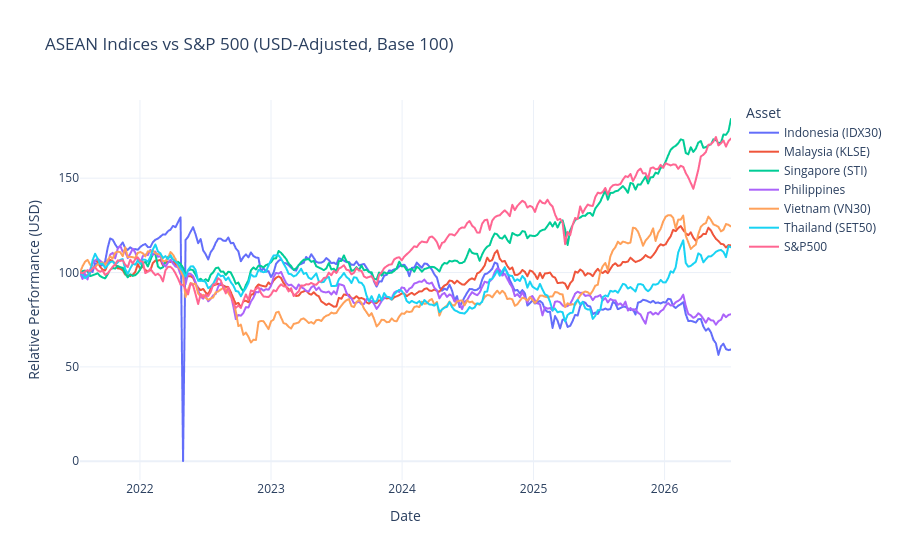

Write notebook code for a chart like this one.
### Code cell
# Base 100 normalization using the USD-adjusted values
usd_normalized_df = (dollar_adjusted_asean_indices_df / dollar_adjusted_asean_indices_df.iloc[0]) * 100

# Melt wide dataframe structure to long format for Plotly
df_usd_melted = usd_normalized_df.reset_index().melt(
    id_vars=['Date'], 
    var_name='Asset', 
    value_name='USD Performance (Base 100)'
)

fig = px.line(
    df_usd_melted, 
    x='Date', 
    y='USD Performance (Base 100)', 
    color='Asset', 
    title='ASEAN Indices vs S&P 500 (USD-Adjusted, Base 100)',
    labels={'Date': 'Date', 'USD Performance (Base 100)': 'Relative Performance (USD)'}
)

fig.update_layout(hovermode="x unified", template='plotly_white')
fig.show()

### Figure 1 — Plotly figure (JSON) as saved in the notebook; plotly's stock layout.template omitted (floating-point values rounded to 4 significant figures; data arrays with more than 128 entries replaced by an {"elided": "..."} marker saying what was removed)
{"data": [{"hovertemplate": "Asset=Indonesia (IDX30)<br>Date=%{x}<br>Relative Performance (USD)=%{y}<extra></extra>", "legendgroup": "Indonesia (IDX30)", "line": {"color": "#636efa", "dash": "solid"}, "marker": {"symbol": "circle"}, "mode": "lines", "name": "Indonesia (IDX30)", "showlegend": true, "type": "scattergl", "x": {"elided": "260 str values"}, "xaxis": "x", "y": {"elided": "260 float values"}, "yaxis": "y"}, {"hovertemplate": "Asset=Malaysia (KLSE)<br>Date=%{x}<br>Relative Performance (USD)=%{y}<extra></extra>", "legendgroup": "Malaysia (KLSE)", "line": {"color": "#EF553B", "dash": "solid"}, "marker": {"symbol": "circle"}, "mode": "lines", "name": "Malaysia (KLSE)", "showlegend": true, "type": "scattergl", "x": {"elided": "260 str values"}, "xaxis": "x", "y": {"elided": "260 float values"}, "yaxis": "y"}, {"hovertemplate": "Asset=Singapore (STI)<br>Date=%{x}<br>Relative Performance (USD)=%{y}<extra></extra>", "legendgroup": "Singapore (STI)", "line": {"color": "#00cc96", "dash": "solid"}, "marker": {"symbol": "circle"}, "mode": "lines", "name": "Singapore (STI)", "showlegend": true, "type": "scattergl", "x": {"elided": "260 str values"}, "xaxis": "x", "y": {"elided": "260 float values"}, "yaxis": "y"}, {"hovertemplate": "Asset=Philippines<br>Date=%{x}<br>Relative Performance (USD)=%{y}<extra></extra>", "legendgroup": "Philippines", "line": {"color": "#ab63fa", "dash": "solid"}, "marker": {"symbol": "circle"}, "mode": "lines", "name": "Philippines", "showlegend": true, "type": "scattergl", "x": {"elided": "260 str values"}, "xaxis": "x", "y": {"elided": "260 float values"}, "yaxis": "y"}, {"hovertemplate": "Asset=Vietnam (VN30)<br>Date=%{x}<br>Relative Performance (USD)=%{y}<extra></extra>", "legendgroup": "Vietnam (VN30)", "line": {"color": "#FFA15A", "dash": "solid"}, "marker": {"symbol": "circle"}, "mode": "lines", "name": "Vietnam (VN30)", "showlegend": true, "type": "scattergl", "x": {"elided": "260 str values"}, "xaxis": "x", "y": {"elided": "260 float values"}, "yaxis": "y"}, {"hovertemplate": "Asset=Thailand (SET50)<br>Date=%{x}<br>Relative Performance (USD)=%{y}<extra></extra>", "legendgroup": "Thailand (SET50)", "line": {"color": "#19d3f3", "dash": "solid"}, "marker": {"symbol": "circle"}, "mode": "lines", "name": "Thailand (SET50)", "showlegend": true, "type": "scattergl", "x": {"elided": "260 str values"}, "xaxis": "x", "y": {"elided": "260 float values"}, "yaxis": "y"}, {"hovertemplate": "Asset=S&P500<br>Date=%{x}<br>Relative Performance (USD)=%{y}<extra></extra>", "legendgroup": "S&P500", "line": {"color": "#FF6692", "dash": "solid"}, "marker": {"symbol": "circle"}, "mode": "lines", "name": "S&P500", "showlegend": true, "type": "scattergl", "x": {"elided": "260 str values"}, "xaxis": "x", "y": {"elided": "260 float values"}, "yaxis": "y"}], "layout": {"hovermode": "x unified", "legend": {"title": {"text": "Asset"}, "tracegroupgap": 0}, "title": {"text": "ASEAN Indices vs S&P 500 (USD-Adjusted, Base 100)"}, "xaxis": {"anchor": "y", "domain": [0, 1], "title": {"text": "Date"}}, "yaxis": {"anchor": "x", "domain": [0, 1], "title": {"text": "Relative Performance (USD)"}}}}
